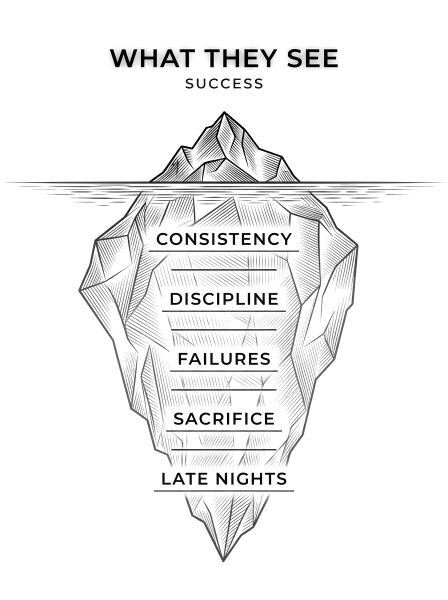
#> input picture iceberg.png, 896 x 1200 px (shown at 1/2 size)
$ python iceberg.py iceberg.png
#> lines starting #> are read from the running program, lines starting #| are printed output that depends on the picture; after the words box and inside, x2 and y2 are one past the last pixel; in counts of white or black regions, pixels touching at a corner belong together
"""
 What They See vs What It Took  -  made of particles
 pip install numpy opencv-python
 python iceberg.py            (live window)
 python iceberg.py --save     (writes out/iceberg.mp4)
"""
import os
import subprocess
import sys
import time
import numpy as np
import cv2

W, H = 600, 830          # canvas
FPS = 60
SLOW = 14.0 / 11.0       # >1 = slower
DURATION = 16.0          # seconds
N = 15000                # particles
IMAGE = "iceberg.png"
WATER_Y = 268

TOP = np.array([245, 255, 130], np.float32)    # BGR  electric cyan
MID = np.array([255, 175, 70], np.float32)     # BGR  sky blue
BOT = np.array([255, 120, 195], np.float32)    # BGR  violet
ORB = np.array([255, 120, 255], np.float32)    # BGR  pink spark

WALK_PATH = np.array([
    [68, 267], [142, 267], [214, 267],
    [242, 232], [272, 204], [286, 192],
], np.float32)

CLIMB_PATH = np.array([
    [296, 742], [262, 684], [222, 608], [190, 554],
    [166, 484], [136, 428], [120, 396], [148, 330],
    [178, 304], [214, 267], [242, 232], [272, 204], [286, 192],
], np.float32)


def load_lines(path):
#> called with path = 'iceberg.png'
    here = os.path.dirname(os.path.abspath(__file__))
    full = path if os.path.isabs(path) else os.path.join(here, path)
    img = cv2.imdecode(np.fromfile(full, np.uint8), cv2.IMREAD_GRAYSCALE)
#> img is the input picture: shape (1200, 896); min 0, max 255, mean 241
    ink = (255 - img).astype(np.float32) / 255.0
    s = min((W - 40) / ink.shape[1], (H - 40) / ink.shape[0])
#> s = 0.625
    ink = cv2.resize(ink, None, fx=s, fy=s, interpolation=cv2.INTER_AREA)
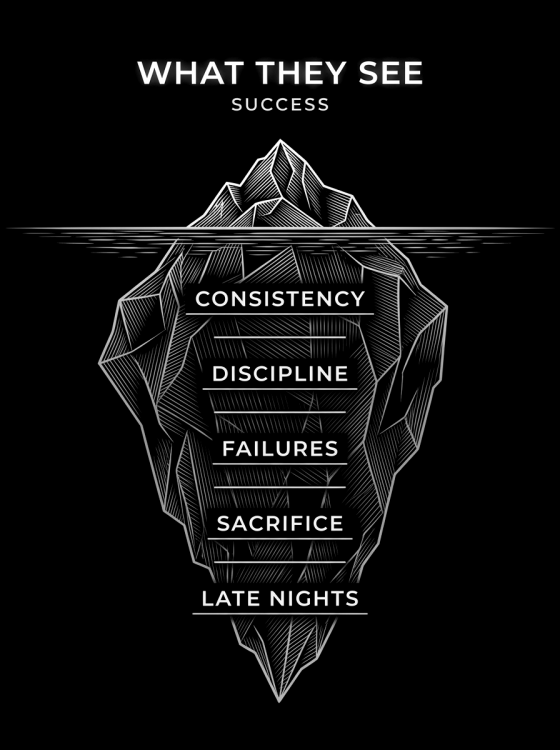
#> ink: shape (750, 560) float32; min 0, max 1, mean 0.0549
    avg = cv2.GaussianBlur(ink, (0, 0), 3.0)
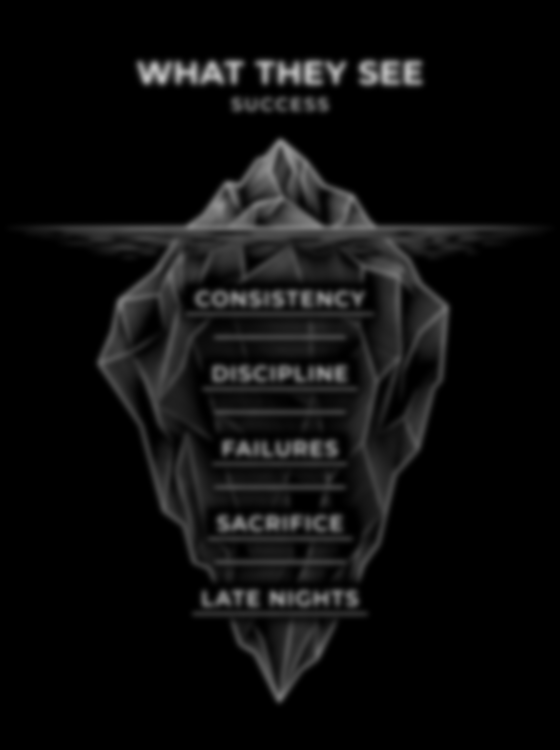
#> avg: shape (750, 560) float32; min 0, max 0.739, mean 0.0549
    ink = np.clip(ink * 1.35 - avg * .45, 0, 1)
    ink = np.clip((ink - .08) / .92, 0, 1) ** .85
    out = np.zeros((H, W), np.float32)
    oy, ox = (H - ink.shape[0]) // 2, (W - ink.shape[1]) // 2
#> oy = 40; ox = 20
    out[oy:oy + ink.shape[0], ox:ox + ink.shape[1]] = ink
    return out


def gradient(y):
    t = np.clip(y / H, 0, 1)[..., None]
    a = np.clip(t * 2, 0, 1)
    b = np.clip(t * 2 - 1, 0, 1)
    return TOP * (1 - a) + MID * a * (1 - b) + BOT * b


def ease(t):
    t = np.clip(t, 0, 1)
    return np.where(t < .5, 4 * t ** 3, 1 - (-2 * t + 2) ** 3 / 2)


def sample_targets(lines, n, rng):
    ys, xs = np.nonzero(lines > 0.25)
    w = lines[ys, xs] ** 2
    idx = rng.choice(len(xs), n, p=w / w.sum())
    return np.stack([xs[idx], ys[idx]], 1).astype(np.float32)


def sphere(n):
    i = np.arange(n) + .5
    phi = np.arccos(1 - 2 * i / n)
    th = np.pi * (1 + 5 ** .5) * i
    return np.stack([np.cos(th) * np.sin(phi),
                     np.cos(phi),
                     np.sin(th) * np.sin(phi)], 1).astype(np.float32)


def splat(canvas, pts, col, alpha):
    x = pts[:, 0].astype(np.int32)
    y = pts[:, 1].astype(np.int32)
    ok = (x >= 0) & (x < W) & (y >= 0) & (y < H) & (alpha > 0)
    idx = y[ok] * W + x[ok]
    vals = col[ok] * alpha[ok, None]
    flat = canvas.reshape(-1, 3)
    for c in range(3):
        flat[:, c] += np.bincount(idx, weights=vals[:, c], minlength=W * H)


def path_sample(pts, u):
    segs = np.diff(pts, axis=0)
    lens = np.linalg.norm(segs, axis=1)
    cum = np.concatenate([[0.0], np.cumsum(lens)])
    d = float(np.clip(u, 0.0, 1.0)) * cum[-1]
    i = int(np.clip(np.searchsorted(cum, d, side="right") - 1, 0, len(segs) - 1))
    local = (d - cum[i]) / max(lens[i], 1e-6)
    pos = pts[i] + segs[i] * local
    tx, ty = segs[i] / max(lens[i], 1e-6)
    return pos, np.array([tx, ty], np.float32)


def draw_walker(canvas, foot, tangent, stride, celebrate=0.0, fade=1.0, climb=0.0):
    """Draw a glowing articulated stick figure on the canvas."""
    if fade <= 0.02:
        return
    fx, fy = float(foot[0]), float(foot[1])
    dir_x = 1.0 if tangent[0] >= -0.2 else -1.0
    slope = max(0.0, -float(tangent[1]))
    lean = (0.14 + 0.28 * slope + 0.14 * climb) * (1.0 - celebrate) * dir_x
    bob = abs(np.sin(stride)) * 2.4 * (1.0 - celebrate)

    hip = np.array([fx, fy - 10.5 + bob * .7], np.float32)
    sh = np.array([hip[0] + np.sin(lean) * 10.0, hip[1] - np.cos(lean) * 10.0], np.float32)
    head = np.array([sh[0] + np.sin(lean) * 4.8, sh[1] - 4.8], np.float32)

    base_col = gradient(np.array([fy], np.float32))[0] * .45 + np.float32(255.0) * .55
    col = tuple((base_col * fade).tolist())
    bright = tuple((np.minimum(255.0, base_col * 1.25) * fade).tolist())

    def seg(a, b, th=2):
        cv2.line(canvas, (int(round(a[0])), int(round(a[1]))),
                 (int(round(b[0])), int(round(b[1]))), col, th, cv2.LINE_AA)

    seg(hip, sh, 2)
    cv2.circle(canvas, (int(round(head[0])), int(round(head[1]))), 3, bright, -1, cv2.LINE_AA)

    # Legs with knee bend
    for sgn in (-1.0, 1.0):
        ph = stride + (0.0 if sgn > 0 else np.pi)
        swing = np.sin(ph) * (1.0 - celebrate)
        lift = max(0.0, -np.cos(ph)) * (2.6 + 2.2 * climb) * (1.0 - celebrate)
        knee = hip + np.array([dir_x * (2.2 + 3.4 * swing), 5.5 - lift * .7], np.float32)
        ft = np.array([fx + dir_x * (5.2 * swing + 1.4 * sgn * celebrate),
                       fy - lift - slope * max(0.0, swing) * 3.5], np.float32)
        seg(hip, knee, 2)
        seg(knee, ft, 2)

    # Arms: swing opposite to legs when walking/climbing, raise into V on celebration
    for sgn in (-1.0, 1.0):
        ph = stride + (np.pi if sgn > 0 else 0.0)
        asw = np.sin(ph) * (1.0 - celebrate)
        walk_el = sh + np.array([dir_x * (1.6 + 3.2 * asw) + climb * dir_x * 2.2,
                                 4.6 - climb * (1.8 + 2.2 * max(0.0, asw))], np.float32)
        walk_hd = walk_el + np.array([dir_x * (2.8 * asw + 2.0 * climb),
                                      3.4 - climb * 3.6], np.float32)
        cel_el = sh + np.array([sgn * 4.2, -3.8], np.float32)
        cel_hd = sh + np.array([sgn * 7.0, -8.5], np.float32)
        el = walk_el * (1.0 - celebrate) + cel_el * celebrate
        hd = walk_hd * (1.0 - celebrate) + cel_hd * celebrate
        seg(sh, el, 2)
        seg(el, hd, 2)


class Iceberg:
    def __init__(self, path=IMAGE, seed=7):
        rng = np.random.default_rng(seed)
        self.lines = load_lines(path)[..., None]
        self.core = (self.lines ** 1.8) * np.float32(65.0)
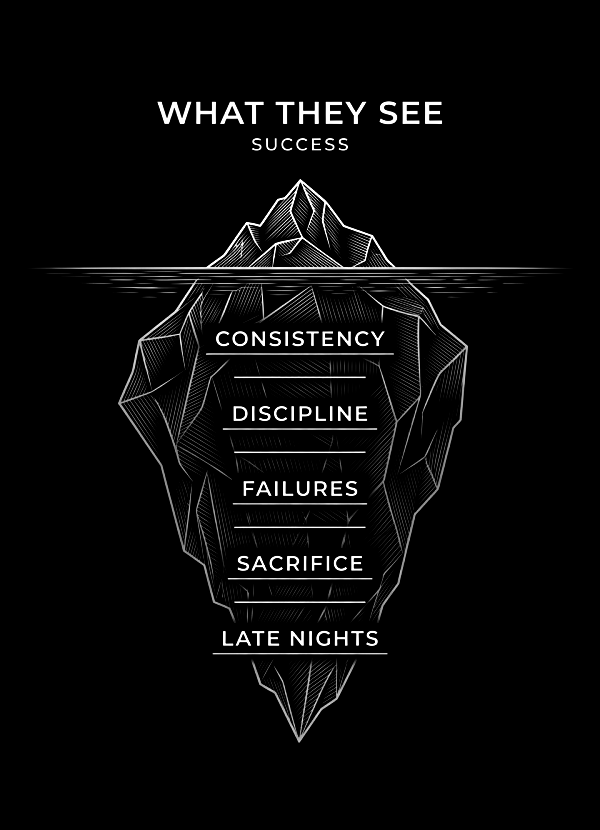
#> self.core: shape (830, 600, 1) float32; min 0, max 65, mean 2.2; drawn with min black and max white
        self.yy = np.arange(H, dtype=np.float32)
        self.grad_y = gradient(self.yy)[:, None, :]
        self.target = sample_targets(self.lines[..., 0], N, rng)
#> in sample_targets, `idx = rng.choice(len(xs), n, p=w / w.sum())`: idx = 15000 values, max 32616 at index 7660, min 9 at index 8545, mean 15183.8
#> self.target = 15000 pairs, first value 47 to 547, second value 101 to 740

        # Above-waterline tip + surface ripples + "WHAT THEY SEE / SUCCESS"
        tip_mask = np.clip((WATER_Y + 14.0 - self.yy) / 14.0, 0.0, 1.0)[:, None, None]
        self.tip_lines = self.lines * tip_mask
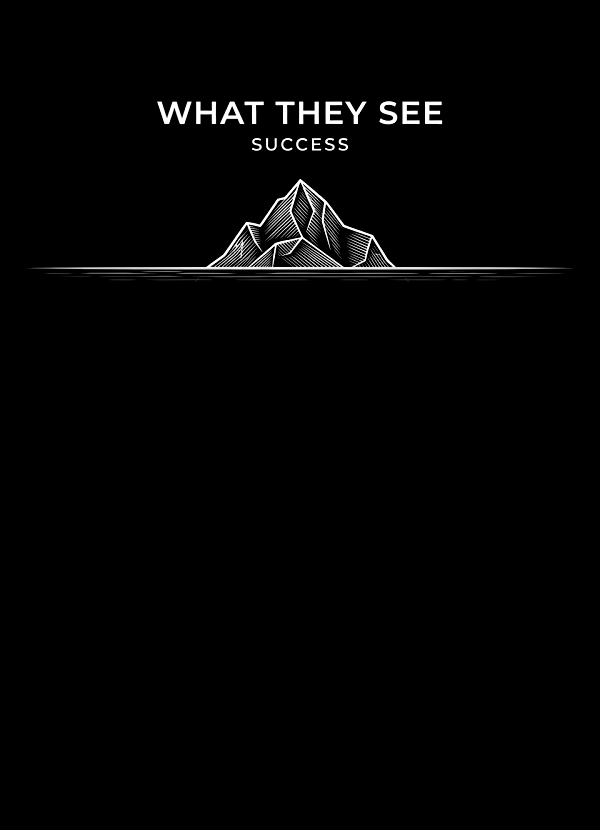
#> self.tip_lines: shape (830, 600, 1) float32; min 0, max 1, mean 0.0137
        self.tip_core = self.core * tip_mask
        self.tip_src = sample_targets(self.tip_lines[..., 0], N, rng)
#> self.tip_src = 15000 pairs, first value 40 to 557, second value 101 to 276
        self.tip_col = gradient(self.tip_src[:, 1])

        self.ball = sphere(N)[rng.permutation(N)]
        self.ball *= (1 + rng.normal(0, .07, N).astype(np.float32))[:, None]
        self.delay = (self.target[:, 1] / H) * 1.3 + rng.random(N) * .4
#> self.delay = 15000 values, max 1.55 at index 1228, min 0.164 at index 12287, mean 0.766
        self.swirl = rng.normal(0, 60, N).astype(np.float32)
        self.tcol = gradient(self.target[:, 1])
        self.center = np.array([W / 2, H * .44], np.float32)
        self.R = 210.0
        self.ones = np.ones(N, np.float32)
        self.white = np.full((N, 3), 255, np.float32)
        self.bcol = self.white * .45 + self.tcol * .55
        self.cv = np.zeros((H, W, 3), np.float32)
        self.small = np.zeros((H // 2, W // 2, 3), np.float32)
        self.glow = np.zeros((H, W, 3), np.float32)

        g = np.zeros((H, W), np.float32)
        cx, cy = map(int, self.center)
        cv2.circle(g, (cx, cy), 18, 1.0, -1)
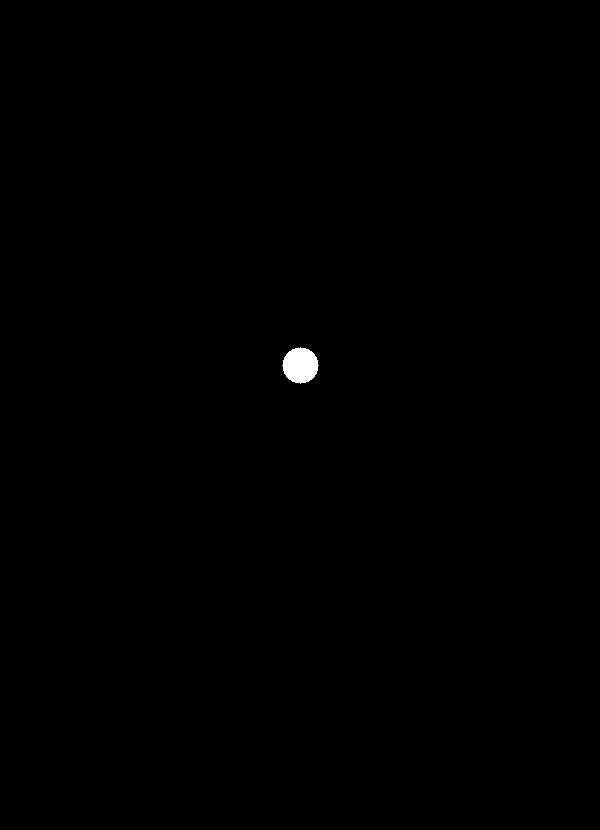
#> g: shape (830, 600) float32; values 0 (black) and 1 (white), 0.2% white; 1 white region, box (x1, y1, x2, y2) and area: (282, 347, 319, 384) 1009
        self.orb_glow = cv2.GaussianBlur(g, (0, 0), 22)[..., None] * 9 * ORB

    def ball_pos(self, t, grow=1.0):
        a, tilt = t * 1.6, .35
        p = self.ball
        x = p[:, 0] * np.cos(a) + p[:, 2] * np.sin(a)
        z = -p[:, 0] * np.sin(a) + p[:, 2] * np.cos(a)
        y = p[:, 1] * np.cos(tilt) - z * np.sin(tilt)
        z = p[:, 1] * np.sin(tilt) + z * np.cos(tilt)
        xy = self.center + np.stack([x, y], 1) * self.R * grow
        depth = (z + 1.6) / 2.6
        return xy, depth

    def draw_art(self, lines, core, reveal=1.0, gain=1.0):
        band, pos = 160, reveal * (H + 160)
        y = self.yy[:, None, None]
        mask = np.clip((pos - y) / band, 0, 1)
        edge = np.exp(-((pos - band * .5 - y) / 18) ** 2)
        row = (self.grad_y * mask * .95 + 255 * edge * .85) * gain
        np.multiply(lines, row, out=self.cv)
        self.cv += core * (mask * gain)
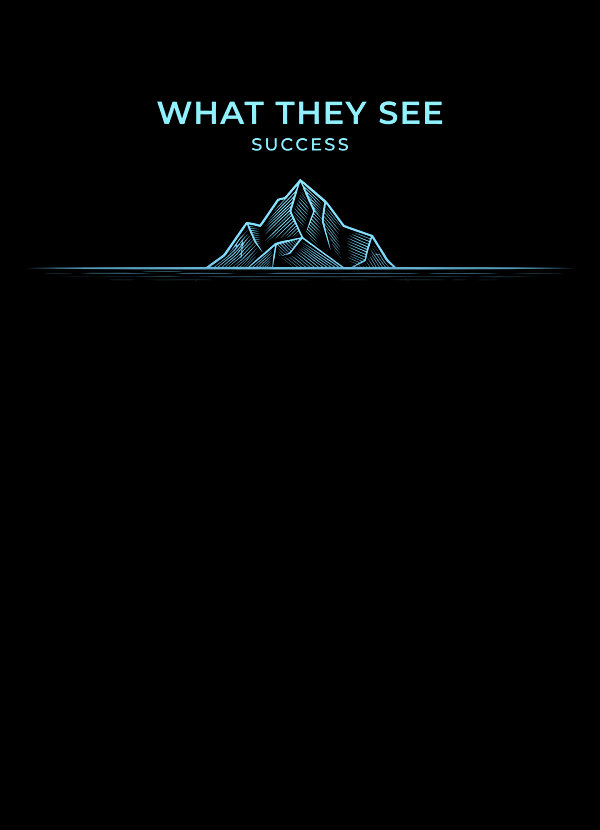
#> self.cv: shape (830, 600, 3) float32; mean of channels 0, 1, 2 3.9, 3.5, 2; drawn with min black and max white

    def draw_trail(self, pts, u_now, climb=0.0):
        # Trailing particles behind the moving stick figure
        sparks, cols, alphas = [], [], []
        for k in range(28):
            uk = u_now - k * 0.0055
            if uk < 0.0:
                break
            p, _ = path_sample(pts, uk)
            ox = np.sin(k * 7.3 + u_now * 40.0) * (2.0 + 3.5 * climb)
            oy = -k * 0.65 - np.abs(np.cos(k * 5.1)) * 5.0
            sparks.append([p[0] + ox, p[1] + oy])
            c = gradient(np.array([p[1]], np.float32))[0] * .5 + np.float32(255.0) * .5
            cols.append(c)
            alphas.append((1.0 - k / 28.0) * 1.1)
        if sparks:
            splat(self.cv, np.array(sparks, np.float32),
                  np.array(cols, np.float32), np.array(alphas, np.float32))
#> in splat, `x = pts[:, 0].astype(np.int32)`: x = [68]
#> in splat, `y = pts[:, 1].astype(np.int32)`: y = [262]
#> in splat, `ok = (x >= 0) & (x < W) & (y >= 0) & (y < H) & (alpha > 0)`: ok = [True]
#> in splat, `idx = y[ok] * W + x[ok]`: idx = [157268]
#> in splat, `vals = col[ok] * alpha[ok, None]`: vals = [[278.5, 252.2, 190.5]]

    def frame(self, t):
        cv = self.cv
        ones, bcol = self.ones, self.bcol

        # 0  above-water tip + stick figure walking easily to the summit
        if t < 2.15:
            self.draw_art(self.tip_lines, self.tip_core, min(1.0, (t + .25) / .6))
            u = float(ease(t / 1.65))
            pos, tan = path_sample(WALK_PATH, u)
            cel = float(ease((t - 1.58) / .35))
            self.draw_trail(WALK_PATH, u, climb=0.2)
            draw_walker(cv, pos, tan, u * 16.0 * np.pi, celebrate=cel)

        # 1  surface illusion shatters into the spinning bluish sphere
        elif t < 3.05:
            cv.fill(0)
            u = float(ease((t - 2.15) / .9))
            xy1, d = self.ball_pos(t)
            xy = self.tip_src * (1 - u) + xy1 * u
            col = self.tip_col * (1 - u) + bcol * u
            alpha = ones * 1.4 * (1 - u) + d * d * 1.6 * u
            splat(cv, xy, col, alpha)
            cv2.GaussianBlur(cv, (0, 0), .6, dst=cv)

        # 2  the sphere spins + flash at center
        elif t < 4.3:
            cv.fill(0)
            xy, d = self.ball_pos(t)
            splat(cv, xy, bcol, d * d * 1.6)
            cv2.GaussianBlur(cv, (0, 0), .6, dst=cv)

        # 3  particles swirl outward into the full hidden iceberg
        elif t < 6.3:
            cv.fill(0)
            xy0, d = self.ball_pos(4.3)
            u = ease((t - 4.3 - self.delay * .65) / 1.2)
            mx = u[:, None]
            dx = self.target[:, 0] - xy0[:, 0]
            dy = self.target[:, 1] - xy0[:, 1]
            side = np.stack([-dy, dx], 1)
            side /= np.linalg.norm(side, axis=1, keepdims=True) + 1e-6
            arc = np.sin(np.pi * u)[:, None] * self.swirl[:, None] * side
            xy = xy0 * (1 - mx) + self.target * mx + arc
            col = bcol * (1 - mx) + self.tcol * mx
            splat(cv, xy, col, ones * (d * d * (1 - u) + u) * 1.5)
            cv2.GaussianBlur(cv, (0, 0), .6, dst=cv)

        # 4  light reveals the colossal iceberg + climber ascends from the deep base
        else:
            reveal = (t - 6.3) / 1.9
            fade = max(0.0, 1.0 - float(ease(reveal)))
            if fade > .01:
                cv.fill(0)
                twinkle = .6 + .4 * np.sin(t * 6 + self.swirl)
                splat(cv, self.target, self.tcol, ones * fade * twinkle * 1.4)
                cv2.GaussianBlur(cv, (0, 0), .6, dst=cv)
                particles = cv.copy()
                self.draw_art(self.lines, self.core, reveal)
                cv += particles
            else:
                self.draw_art(self.lines, self.core, reveal)

            if t > 6.65:
                u = float(ease((t - 6.65) / 5.32))
                pos, tan = path_sample(CLIMB_PATH, u)
                cel = float(ease((t - 11.82) / .4))
                appear = float(ease((t - 6.65) / .35))
                self.draw_trail(CLIMB_PATH, u, climb=1.0)
                draw_walker(cv, pos, tan, u * 30.0 * np.pi,
                            celebrate=cel, fade=appear, climb=1.0 - cel)

        orb_k = np.exp(-((t - 3.85) / .52) ** 2)
        if orb_k > .01:
            cv += self.orb_glow * orb_k

        cv2.resize(cv, (W // 2, H // 2), dst=self.small,
                   interpolation=cv2.INTER_AREA)
        cv2.GaussianBlur(self.small, (0, 0), 3.5, dst=self.small)
        cv2.resize(self.small, (W, H), dst=self.glow,
                   interpolation=cv2.INTER_LINEAR)
        k = .8 - .52 * float(ease((t - 6.3) / 1.8)) if t > 2.15 else .28
        cv2.addWeighted(cv, 1.0, self.glow, k, 0.0, dst=cv)
        return cv2.convertScaleAbs(cv)

    def frames(self):
        for i in range(int(DURATION * FPS)):
            yield self.frame(i / FPS / SLOW)


if __name__ == "__main__":
    z = Iceberg()
    if "--save" in sys.argv:
        here = os.path.dirname(os.path.abspath(__file__))
        os.makedirs(os.path.join(here, "out"), exist_ok=True)
        out_path = os.path.join(here, "out", "iceberg.mp4")
        ff = subprocess.Popen([
            "ffmpeg", "-y", "-loglevel", "error",
            "-f", "rawvideo", "-pix_fmt", "bgr24", "-s", f"{W}x{H}", "-r", str(FPS), "-i", "-",
            "-c:v", "libx264", "-preset", "slow", "-crf", "16",
            "-pix_fmt", "yuv420p", "-movflags", "+faststart", out_path,
        ], stdin=subprocess.PIPE)
        for f in z.frames():
            ff.stdin.write(f.tobytes())
        ff.stdin.close()
        ff.wait()
    else:
        t0 = time.perf_counter()
        for i, f in enumerate(z.frames()):
            cv2.imshow("iceberg", f)
            ms = max(1, int((t0 + (i + 1) / FPS - time.perf_counter()) * 1000))
            if cv2.waitKey(ms) == 27:
                break
#> this loop made 1 pass; (key Esc is pressed on pass 1)
#> pass 1, `cv2.imshow("iceberg", f)`:
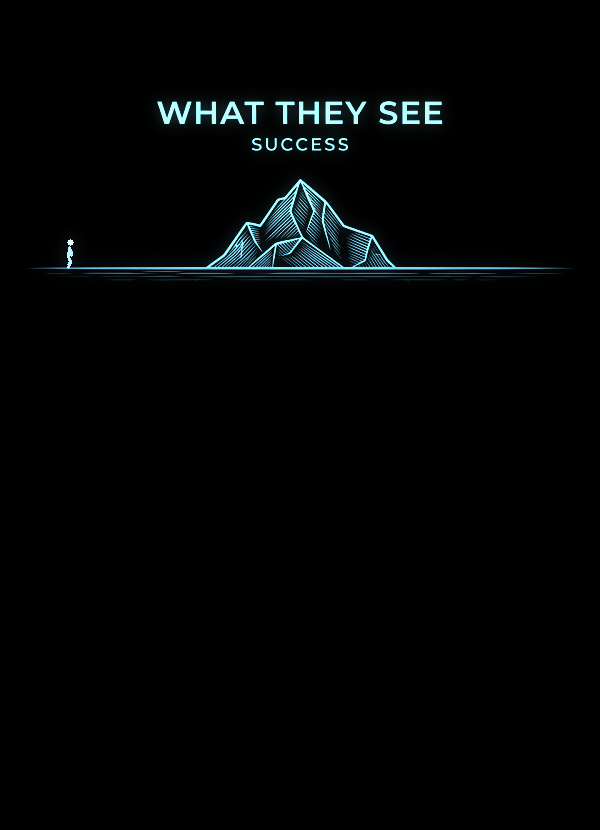
#> window 'iceberg': shape (830, 600, 3); mean B, G, R 4.6, 4.3, 2.6
        cv2.destroyAllWindows()
